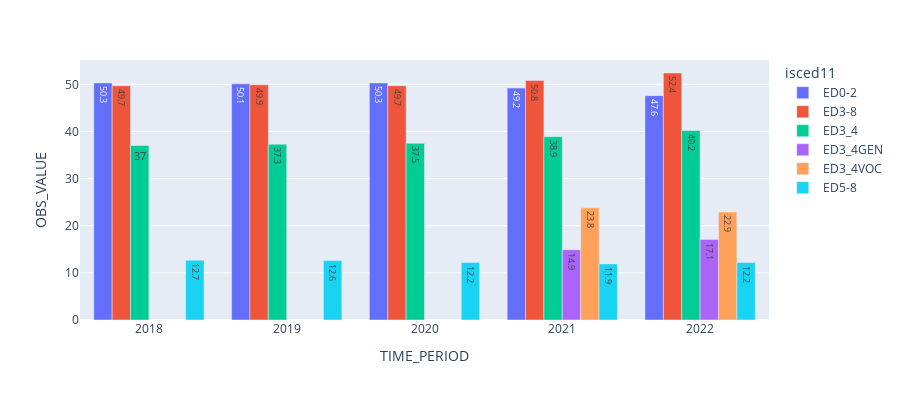

Source (notebook cell):
### Code cell
import plotly.express as px
fig = px.bar(ed1_foreigners, x="TIME_PERIOD", y="OBS_VALUE",
            color='isced11', barmode='group', text="OBS_VALUE", height=400)
fig.show()

### Figure 1 — Plotly figure (JSON) as saved in the notebook; plotly's stock layout.template omitted (floating-point values rounded to 4 significant figures)
{"data": [{"alignmentgroup": "True", "hovertemplate": "isced11=ED0-2<br>TIME_PERIOD=%{x}<br>OBS_VALUE=%{text}<extra></extra>", "legendgroup": "ED0-2", "marker": {"color": "#636efa", "pattern": {"shape": ""}}, "name": "ED0-2", "offsetgroup": "ED0-2", "orientation": "v", "showlegend": true, "text": [50.3, 50.1, 50.3, 49.2, 47.6], "textposition": "auto", "type": "bar", "x": [2018, 2019, 2020, 2021, 2022], "xaxis": "x", "y": [50.3, 50.1, 50.3, 49.2, 47.6], "yaxis": "y"}, {"alignmentgroup": "True", "hovertemplate": "isced11=ED3-8<br>TIME_PERIOD=%{x}<br>OBS_VALUE=%{text}<extra></extra>", "legendgroup": "ED3-8", "marker": {"color": "#EF553B", "pattern": {"shape": ""}}, "name": "ED3-8", "offsetgroup": "ED3-8", "orientation": "v", "showlegend": true, "text": [49.7, 49.9, 49.7, 50.8, 52.4], "textposition": "auto", "type": "bar", "x": [2018, 2019, 2020, 2021, 2022], "xaxis": "x", "y": [49.7, 49.9, 49.7, 50.8, 52.4], "yaxis": "y"}, {"alignmentgroup": "True", "hovertemplate": "isced11=ED3_4<br>TIME_PERIOD=%{x}<br>OBS_VALUE=%{text}<extra></extra>", "legendgroup": "ED3_4", "marker": {"color": "#00cc96", "pattern": {"shape": ""}}, "name": "ED3_4", "offsetgroup": "ED3_4", "orientation": "v", "showlegend": true, "text": [37, 37.3, 37.5, 38.9, 40.2], "textposition": "auto", "type": "bar", "x": [2018, 2019, 2020, 2021, 2022], "xaxis": "x", "y": [37, 37.3, 37.5, 38.9, 40.2], "yaxis": "y"}, {"alignmentgroup": "True", "hovertemplate": "isced11=ED3_4GEN<br>TIME_PERIOD=%{x}<br>OBS_VALUE=%{text}<extra></extra>", "legendgroup": "ED3_4GEN", "marker": {"color": "#ab63fa", "pattern": {"shape": ""}}, "name": "ED3_4GEN", "offsetgroup": "ED3_4GEN", "orientation": "v", "showlegend": true, "text": [14.9, 17.1], "textposition": "auto", "type": "bar", "x": [2021, 2022], "xaxis": "x", "y": [14.9, 17.1], "yaxis": "y"}, {"alignmentgroup": "True", "hovertemplate": "isced11=ED3_4VOC<br>TIME_PERIOD=%{x}<br>OBS_VALUE=%{text}<extra></extra>", "legendgroup": "ED3_4VOC", "marker": {"color": "#FFA15A", "pattern": {"shape": ""}}, "name": "ED3_4VOC", "offsetgroup": "ED3_4VOC", "orientation": "v", "showlegend": true, "text": [23.8, 22.9], "textposition": "auto", "type": "bar", "x": [2021, 2022], "xaxis": "x", "y": [23.8, 22.9], "yaxis": "y"}, {"alignmentgroup": "True", "hovertemplate": "isced11=ED5-8<br>TIME_PERIOD=%{x}<br>OBS_VALUE=%{text}<extra></extra>", "legendgroup": "ED5-8", "marker": {"color": "#19d3f3", "pattern": {"shape": ""}}, "name": "ED5-8", "offsetgroup": "ED5-8", "orientation": "v", "showlegend": true, "text": [12.7, 12.6, 12.2, 11.9, 12.2], "textposition": "auto", "type": "bar", "x": [2018, 2019, 2020, 2021, 2022], "xaxis": "x", "y": [12.7, 12.6, 12.2, 11.9, 12.2], "yaxis": "y"}], "layout": {"barmode": "group", "height": 400, "legend": {"title": {"text": "isced11"}, "tracegroupgap": 0}, "margin": {"t": 60}, "xaxis": {"anchor": "y", "domain": [0, 1], "title": {"text": "TIME_PERIOD"}}, "yaxis": {"anchor": "x", "domain": [0, 1], "title": {"text": "OBS_VALUE"}}}}
